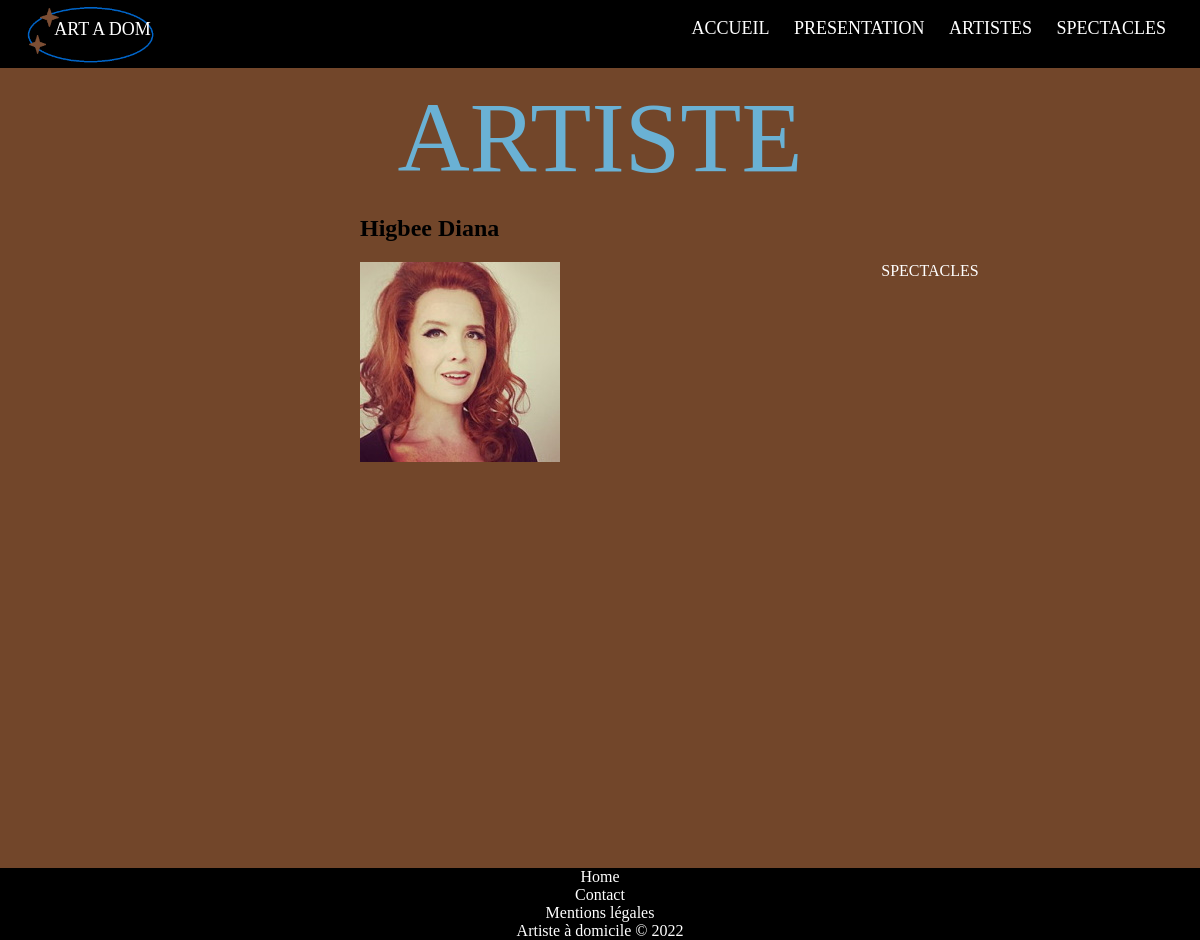
Screenshot of /AAD_v2/index.php?section=detailartiste&choixId=1 with the database file from the repository.
### tables this page shows
CREATE TABLE `artiste` (
  `idArt` int(5) NOT NULL,
  `nomArt` varchar(25) NOT NULL,
  `prenomArt` varchar(25) NOT NULL,
  `descArt` text NOT NULL,
  `imgArt` varchar(100) NOT NULL,
  `telArt` varchar(14) NOT NULL,
  `MailArt` varchar(50) NOT NULL,
  `idCateg` int(5) NOT NULL
);

### AAD_v2/controleurs/detailartiste.php (called while the page is built)
<?php
	$idArtisteChoisi = $_GET["choixId"];
	include_once('modeles/m_artiste.php');
	$artisteChoisi = get_detailArtiste($idArtisteChoisi);
	include_once('vues/v_detailArtiste.php');

### AAD_v2/modeles/m_artiste.php (called while the page is built, shortened)
<?php
function get_detailArtiste($idArtiste)
{
    global $bddaad;
    $req = $bddaad->prepare("SELECT idArt,nomArt,prenomArt,imgArt,descArt
                                    FROM artiste
                                    WHERE idArt=$idArtiste");
    $req->execute([$idArtiste]);
    $artiste = $req->fetch();
    return $artiste;
}

### AAD_v2/vues/v_detailartiste.php (the view, shortened to what this page needs)
<!DOCTYPE html>
<html lang="fr">
<head>
    <link rel="stylesheet" href="./vues/css/style.css">
</head>
<body>
<?php include("include/v_entete.php");?>
<div class="style-page">
        <div class="titrewiki">ARTISTE</div>
            <?php
                $IdArt = $artisteChoisi["idArt"];
                $NomArt = $artisteChoisi["nomArt"];
                $PrenomArt = $artisteChoisi["prenomArt"];
                $ImageArt = "vues/images/".$artisteChoisi['imgArt']."";
                $Description = $artisteChoisi["descArt"];
            ?>
        <section class="wiki">
			<?php
                echo "<H1 class='grid-wiki-titre'> $PrenomArt  $NomArt</H1><BR/>";
				echo "<img src =",$ImageArt," class='grid-wiki-img'>";
                echo "<a href ='index.php?section=spectaclesArtiste&ChoixId=$IdArt' class='grid-wiki-item'>
                <div class='button -regular center'>SPECTACLES</div></a><br></br>";
				echo "<p class='grid-wiki-desc'>$Description<BR/></p>";
			?>
</div>
<?php include("include/v_footer.php");?>
</body>
</html>

### AAD_v2/vues/css/style.css (style rules this page uses)
html, body { height: 100%; margin: 0px; }
a:link { color:white;text-decoration:none; }
.style-page { background-color: #72462a; min-height: 100%; }
.wiki { display: grid; grid-template-columns: auto auto; grid-column-gap: 100px; padding-left: 30%; position: relative; }
.titrewiki { text-align: center; padding-top: 1%; font-family: janger; font-size: 100px; color: #6ab1d4; }

### rows the page displays
artiste: prenomArt "Higbee", nomArt "Diana", imgArt (picture)
